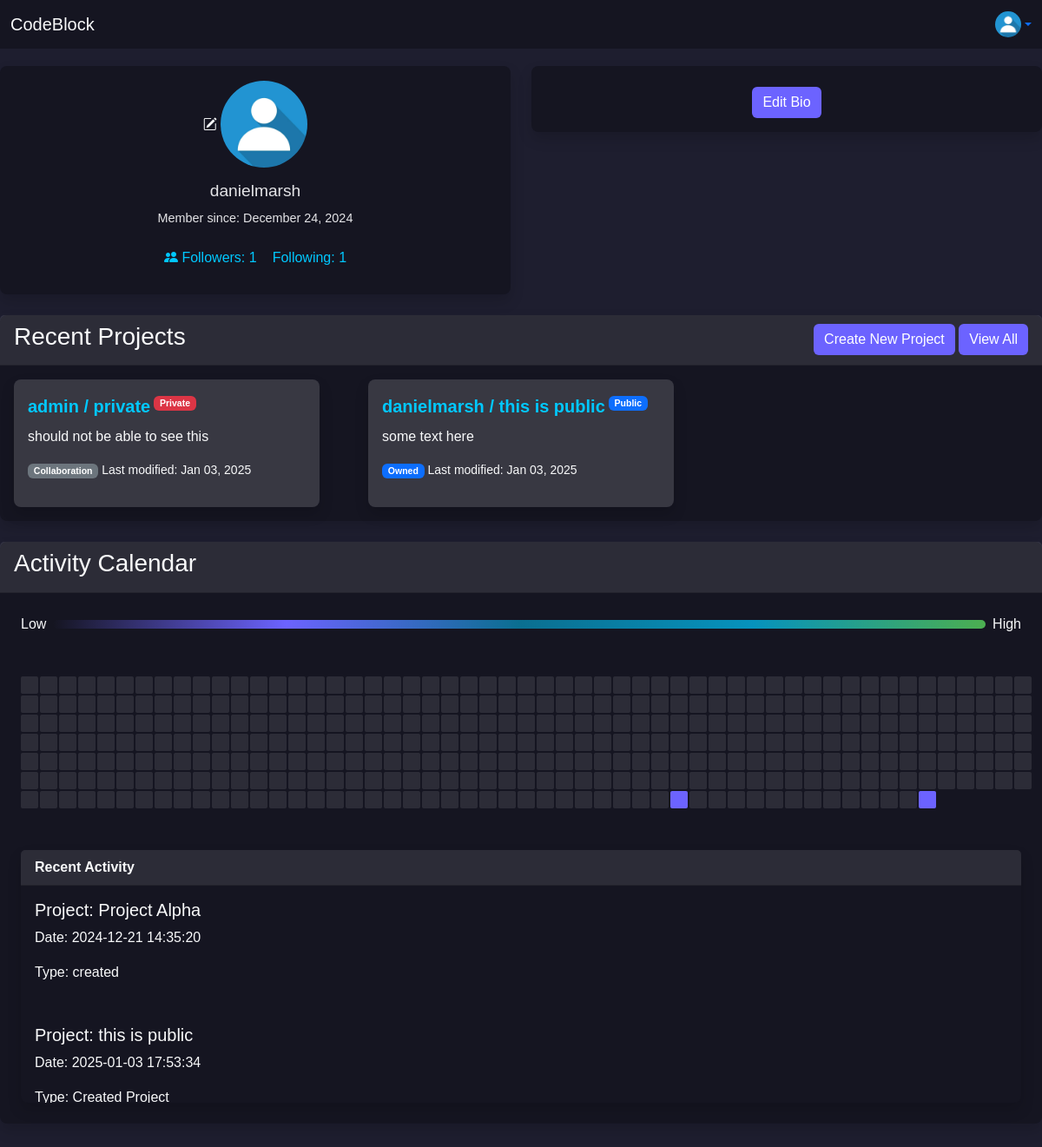
/ (signed in), run on the app's committed database.
### user/models.py (models this page shows, shortened)
class CustomUser(AbstractUser):
    profile_picture = models.ImageField(upload_to='profile_pictures/', null=True, blank=True)
    following = models.ManyToManyField(
        'self',
        symmetrical=False,
        related_name='followers',
        blank=True
    )
    bio = models.TextField(null=True, blank=True)
    activity_log = models.JSONField(default=dict, blank=True)
    def is_following(self, user):
        return self.following.filter(id=user.id).exists()

### ide/models.py (models this page shows, shortened)
class Project(models.Model):
    THEME_CHOICES = [
        ('default', 'Light Mode'),
        ('eclipse', 'Eclipse'),
        ('material', 'Material'),
        ('cobalt', 'Cobalt'),
        ('monokai', 'Monokai'),
        ('dracula', 'Dracula'),
    ]
    SYNTAX_CHOICES = [
        ('auto', 'Auto Detect'),
        ('plain', 'Plain Text'),
        ('python', 'Python'),
        ('javascript', 'JavaScript'),
        ('html', 'HTML'),
        ('css', 'CSS'),
        ('java', 'Java'),
        ('c', 'C'),
        ('cpp', 'C++'),
        ('php', 'PHP'),
        ('ruby', 'Ruby'),
        ('swift', 'Swift'),
        ('go', 'Go'),
        ('rust', 'Rust'),
        ('typescript', 'TypeScript'),
    ]
    user = models.ForeignKey(settings.AUTH_USER_MODEL, on_delete=models.CASCADE)
    project_name = models.CharField(max_length=100)
    project_path = models.CharField(max_length=100, default=default_project_path)
    project_description = TextField(blank=True, null=True)
    selected_theme = models.CharField(max_length=20, choices=THEME_CHOICES, default='default')
    selected_syntax = models.CharField(max_length=20, choices=SYNTAX_CHOICES, default='auto')
    is_public = models.BooleanField(default=False)
    likes = models.PositiveIntegerField(default=0)
    liked_by = models.ManyToManyField(settings.AUTH_USER_MODEL, related_name='liked_projects', blank=True)
    modified_at = models.DateTimeField(auto_now=True)
    created_at = models.DateTimeField(auto_now_add=True)
    collaborators = models.ManyToManyField(settings.AUTH_USER_MODEL, related_name='collaborating_projects', blank=True)

### user_profile/views.py (the view, shortened to what this page needs)
# urls.py: path('', ProfileView.as_view(), name="personal_profile"),
class ProfileView(LoginRequiredMixin, TemplateView):
    template_name = "profile.html"
    login_url = 'login'  # Redirect to the login page if not authenticated
    def get(self, request, *args, **kwargs):
        username = self.kwargs.get("username")
        if username:
            user_profile = get_object_or_404(CustomUser, username=username)
            owned_projects = Project.objects.filter(user=user_profile)
            collaborating_projects = user_profile.collaborating_projects.all()
        else:
            user_profile = request.user
            owned_projects = Project.objects.filter(user=request.user)
            collaborating_projects = request.user.collaborating_projects.all()
        user_projects = owned_projects | collaborating_projects
        if user_profile != request.user:  # If viewing someone else's profile
            user_projects = user_projects.filter(
                models.Q(is_public=True) |
                models.Q(collaborators=request.user)
            )
        user_projects = user_projects.distinct().order_by('-modified_at')  # Remove duplicates and sort by modified date
        activity_days, recent_activity = user_activity(user_projects, user_profile)
        is_following = request.user.is_authenticated and request.user.is_following(user_profile)
        context = {
            'user_profile': user_profile,
            'user_projects': user_projects,
            'activity_days': activity_days,
            'recent_activity': recent_activity,
            'is_own_profile': user_profile == request.user,
            'is_following': is_following,
        }
        return self.render_to_response(context)

### user_profile/views.py (called while the page is built)
def user_activity(user_projects, user_profile):
    recent_activity = user_profile.activity_log
    start_date = now() - timedelta(days=365)
    end_date = now()
    activity_data = {}
    for entry in user_profile.activity_log:
        entry_date = now().strptime(entry['date_time'], '%Y-%m-%d %H:%M:%S').date()
        if start_date.date() <= entry_date <= end_date.date():
            activity_data[entry_date] = activity_data.get(entry_date, 0) + 1
    activity_days = [
        {'date': current_date, 'count': activity_data.get(current_date.date(), 0)}
        for current_date in (start_date + timedelta(days=i) for i in range((end_date - start_date).days + 1))
    ]
    return activity_days, recent_activity

### user_profile/templates/profile.html (shortened to what this page needs)
<!DOCTYPE html>
<html lang="en">
<head>
    <link href="https://cdn.jsdelivr.net/npm/bootstrap@5.3.2/dist/css/bootstrap.min.css" rel="stylesheet">
    <link href="https://cdn.jsdelivr.net/npm/bootstrap-icons/font/bootstrap-icons.css" rel="stylesheet">
    {% load static %}
    <link rel="stylesheet" type="text/css" href="{% static 'profile.css' %}">
</head>
<body>
<nav class="navbar fixed-top">
  <div class="container-fluid">
    <a class="navbar-brand text-light" href="{% url 'personal_profile' %}">
      CodeBlock
    </a>
    <div class="dropdown ms-auto">
      <a
        href="{% url 'personal_profile' %}"
        class="d-flex align-items-center dropdown-toggle"
        id="userDropdown"
        data-bs-toggle="dropdown"
        aria-expanded="false"
      >
        <img
          src="{{ user.profile_picture.url }}"
          alt="Profile Picture"
          width="30"
          height="30"
          class="rounded-circle"
        >
      </a>
    </div>
  </div>
</nav>
    <main class="main-content">
        <div class="row mb-4">
            <div class="col-md-6">
                <div class="card profile-info shadow border-0">
                    <div class="card-body text-center">
                        {% if is_own_profile %}
                            <button type="button" class="btn text-light p-0" data-bs-toggle="modal" data-bs-target="#editProfileModal">
                                <i class="bi bi-pencil-square"></i>
                                <img src="{{ user.profile_picture.url }}" alt="Profile" class="profile-image mb-1">
                            </button>
                        {% endif %}
                        <h5>{{ user_profile.username }}</h5>
                        <p>Member since: {{ user_profile.date_joined|date:"F j, Y" }}</p>
                        <div class="follow-info mt-2 d-flex justify-content-center align-items-center">
                            <p>
                                <button type="button" class="btn follow-info p-2" data-bs-toggle="modal" data-bs-target="#followersModal">
                                    <i class="bi bi-people-fill"></i>
                                    Followers: {{ user_profile.followers.count }}
                                </button>
                            </p>
                            <p>
                                <button type="button" class="btn follow-info p-2" data-bs-toggle="modal" data-bs-target="#followingModal">
                                    Following: {{ user_profile.following.count }}
                                </button>
                            </p>
                        </div>
                    </div>
                </div>
            </div>
            <div class="col-md-6">
                {% if is_own_profile %}
                    <div class="card user-bio shadow border-0">
                        <div class="card-body">
                            <button type="button" class="btn btn-secondary mt-2" data-bs-toggle="modal" data-bs-target="#editBioModal">
                                Edit Bio
                            </button>
                        </div>
                    </div>
                {% endif %}
            </div>
        </div>
        <div class="mb-4">
            <div class="card shadow border-0">
                <div class="card-header text-light d-flex justify-content-between align-items-center">
                    <h3 class="text-light">Recent Projects</h3>
                    <div>
                        {% if is_own_profile %}
                        <button class="btn btn-secondary" data-bs-toggle="modal" data-bs-target="#CreateProjectModal">
                            Create New Project
                        </button>
                        {% endif %}
                        <button class="btn btn-secondary" data-bs-toggle="modal" data-bs-target="#allProjectsModal">
                            View All
                        </button>
                    </div>
                </div>
                <div class="row g-4">
                    {% for project in user_projects|slice:":3" %}
                    <div class="col-md-4">
                        <div class="card p-3 m-3 shadow" style="background-color: rgba(255, 255, 255, 0.15);">
                            <div class="d-flex flex-wrap justify-content-start">
                                <a href="{% url 'project' username=project.user.username project_id=project.id %}" class="card-title">
                                    {{ project.user.username }} / {{ project.project_name }}
                                </a>
                                <p class="text-light small ms-1">
                                    {% if project.is_public %}
                                        <span class="badge bg-primary">Public</span>
                                    {% else %}
                                        <span class="badge bg-danger">Private</span>
                                    {% endif %}
                                </p>
                            </div>
                            <p class="card-text text-light">{{ project.project_description }}</p>
                            <p class="text-light small">
                                {% if project.user == user_profile %}
                                    <span class="badge bg-primary">Owned</span>
                                {% else %}
                                    <span class="badge bg-secondary">Collaboration</span>
                                {% endif %}
                                Last modified: {{ project.modified_at|date:"M d, Y" }}
                            </p>
                        </div>
                    </div>
                    {% empty %}
                    <p class="text-light p-3 m-3">No recent projects or collaborations available.</p>
                    {% endfor %}
                </div>
            </div>
        </div>
        <div class="mb-5">
            <div class="card shadow border-0">
                <div class="card-header text-light">
                    <h3 class="mb-2 text-light">Activity Calendar</h3>
                </div>
                <div class="activity-legend m-4 d-flex align-items-center">
                    <span class="text-light me-2">Low</span>
                    <div class="legend-bar" style="flex: 1; height: 10px; background: linear-gradient(to right, var(--bg-darker), var(--btn-secondary), rgba(0, 200, 255, 0.5), rgba(0, 200, 255, 0.7), var(--btn-primary)); border-radius: 5px;"></div>
                    <span class="text-light ms-2">High</span>
                </div>
                <div class="activity-calendar m-4">
                    {% for day in activity_days %}
                        <div class="day" title="{{ day.date }}: {{ day.count }} activities"
                             data-count="{{ day.count }}" data-day="{{ day.date }}">
                        </div>
                    {% endfor %}
                </div>
                <div class="card m-4 shadow border-0">
                    <div class="card-header text-light">
                        Recent Activity
                    </div>
                    <div id="recent-activity-list" style="max-height: 250px; overflow-y: auto; padding-right: 10px;">
                        {% for activity in recent_activity %}
                            <div class="activity-item p-3 rounded">
                                <h5 class="text-light"> Project: {{ activity.project_name }}</h5>
                                <p class="text-light">Date: {{ activity.date_time }}</p>
                                <p class="text-light">Type: {{ activity.action }}</p>
                            </div>
                        {% endfor %}
                    </div>
                </div>
            </div>
        </div>
    </main>
</body>
</html>

### user_profile/static/profile.css (style rules this page uses)
:root { --bg-dark: #1e1e2f; --bg-darker: #151521; --text-light: #e4e4e7; --text-accent: #00c8ff; --btn-primary: #4caf50; --btn-secondary: #6c63ff; --btn-danger: #e74c3c; }
.navbar.fixed-top { position: fixed; top: 0; left: 0; right: 0; z-index: 1030; background-color: var(--bg-darker); color: var(--text-accent); }
body { background-color: var(--bg-dark); color: var(--text-light); font-family: 'Arial', sans-serif; padding-top: 56px; }
.btn-secondary { background-color: var(--btn-secondary); border: none; }
.card { background-color: var(--bg-darker); border: none; border-radius: 0.5rem; box-shadow: 0 4px 8px rgba(0, 0, 0, 0.3); }
.card-header { background-color: rgba(255, 255, 255, 0.1); font-weight: bold; color: var(--text-light); }
.card-title { color: var(--text-accent); font-size: 20px; font-weight: bold; text-decoration: none; }
.main-content { margin: 0 auto; max-width: 1200px; margin-top: 20px }
.card-body p { font-size: 1.1rem; }
.activity-calendar { display: grid; grid-template-columns: repeat(53, 1fr); grid-auto-rows: 1fr; gap: 2px; }
.day { width: 20px; height: 20px; border-radius: 2px; background-color: var(--btn-primary); transition: background-color 0.3s ease; }
.day[data-count="0"] { background-color: rgba(255, 255, 255, 0.1) }
.day[data-count="1"] { background-color: var(--btn-secondary); }
.profile-info { text-align: center; color: var(--bg-light); }
.profile-info .profile-image { width: 100px; height: 100px; border-radius: 50%; object-fit: cover; }
.profile-info h5 { font-size: 1.2rem; margin: 10px 0; }
.profile-info p { font-size: 0.9rem; margin: 5px 0; }
.follow-info { font-size: 1rem; color: var(--text-accent); }
.user-bio { text-align: center; color: var(--bg-light); }

### data on the page
CustomUser: profile_picture (placeholder picture), username "danielmarsh", date_joined "December 24, 2024", followers.count "1", following.count "1"
Project: user.username "admin", project_name "private", is_public "Private", project_description "should not be able to see this", shows "Collaboration", modified_at "Jan 03, 2025"
Project: user.username "danielmarsh", project_name "this is public", is_public "Public", project_description "some text here", shows "Owned", modified_at "Jan 03, 2025", date_time "2025-01-03 17:53:34", action "Created Project"

### other printed values
{{ activity.project_name }} "Project Alpha"
{{ activity.date_time }} "2024-12-21 14:35:20"
{{ activity.action }} "created"
